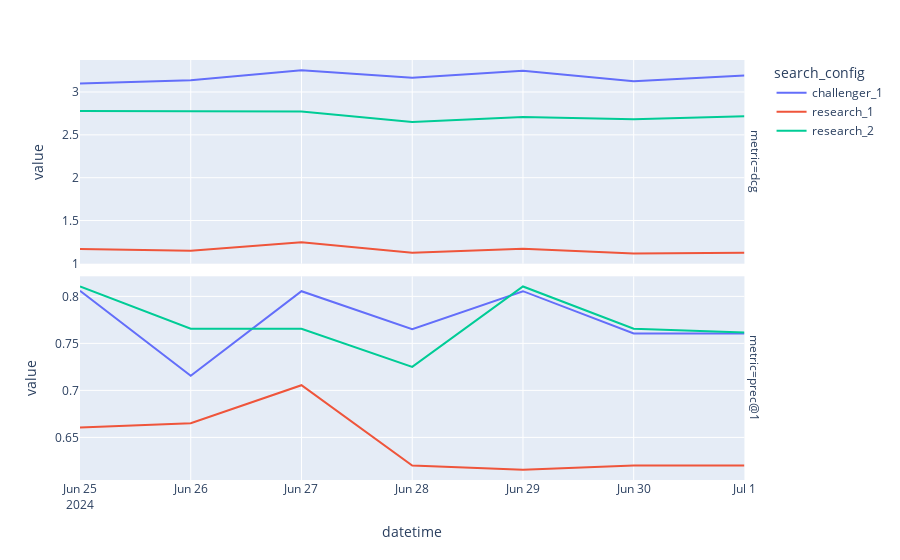

Notebook code cell kept with this figure:
### Markdown cell above
## Evaluating multiple search configurations

### Code cell
sel = df_metrics.search_config.isin(["research_1", "research_2", "challenger_1"])
sel = sel & (df_metrics.metric.isin(["prec@1", "dcg"]))
cols = ["search_config", "datetime", "metric"]
df = df_metrics[sel][cols + ["value"]].groupby(cols).mean().reset_index()

fig = px.line(df, x="datetime", y="value", color="search_config", facet_row="metric")
fig.update_yaxes(matches=None)
fig

### Figure 1 — Plotly figure (JSON) as saved in the notebook; plotly's stock layout.template omitted (floating-point values rounded to 4 significant figures)
{"data": [{"hovertemplate": "search_config=challenger_1<br>metric=dcg<br>datetime=%{x}<br>value=%{y}<extra></extra>", "legendgroup": "challenger_1", "line": {"color": "#636efa", "dash": "solid"}, "marker": {"symbol": "circle"}, "mode": "lines", "name": "challenger_1", "orientation": "v", "showlegend": true, "type": "scatter", "x": ["2024-06-25T00:00:00", "2024-06-26T00:00:00", "2024-06-27T00:00:00", "2024-06-28T00:00:00", "2024-06-29T00:00:00", "2024-06-30T00:00:00", "2024-07-01T00:00:00"], "xaxis": "x2", "y": [3.099, 3.139, 3.255, 3.167, 3.248, 3.126, 3.193], "yaxis": "y2"}, {"hovertemplate": "search_config=challenger_1<br>metric=prec@1<br>datetime=%{x}<br>value=%{y}<extra></extra>", "legendgroup": "challenger_1", "line": {"color": "#636efa", "dash": "solid"}, "marker": {"symbol": "circle"}, "mode": "lines", "name": "challenger_1", "orientation": "v", "showlegend": false, "type": "scatter", "x": ["2024-06-25T00:00:00", "2024-06-26T00:00:00", "2024-06-27T00:00:00", "2024-06-28T00:00:00", "2024-06-29T00:00:00", "2024-06-30T00:00:00", "2024-07-01T00:00:00"], "xaxis": "x", "y": [0.806, 0.7155, 0.8055, 0.765, 0.8055, 0.7605, 0.7605], "yaxis": "y"}, {"hovertemplate": "search_config=research_1<br>metric=dcg<br>datetime=%{x}<br>value=%{y}<extra></extra>", "legendgroup": "research_1", "line": {"color": "#EF553B", "dash": "solid"}, "marker": {"symbol": "circle"}, "mode": "lines", "name": "research_1", "orientation": "v", "showlegend": true, "type": "scatter", "x": ["2024-06-25T00:00:00", "2024-06-26T00:00:00", "2024-06-27T00:00:00", "2024-06-28T00:00:00", "2024-06-29T00:00:00", "2024-06-30T00:00:00", "2024-07-01T00:00:00"], "xaxis": "x2", "y": [1.168, 1.148, 1.246, 1.125, 1.171, 1.115, 1.125], "yaxis": "y2"}, {"hovertemplate": "search_config=research_1<br>metric=prec@1<br>datetime=%{x}<br>value=%{y}<extra></extra>", "legendgroup": "research_1", "line": {"color": "#EF553B", "dash": "solid"}, "marker": {"symbol": "circle"}, "mode": "lines", "name": "research_1", "orientation": "v", "showlegend": false, "type": "scatter", "x": ["2024-06-25T00:00:00", "2024-06-26T00:00:00", "2024-06-27T00:00:00", "2024-06-28T00:00:00", "2024-06-29T00:00:00", "2024-06-30T00:00:00", "2024-07-01T00:00:00"], "xaxis": "x", "y": [0.6605, 0.665, 0.7055, 0.62, 0.6155, 0.62, 0.62], "yaxis": "y"}, {"hovertemplate": "search_config=research_2<br>metric=dcg<br>datetime=%{x}<br>value=%{y}<extra></extra>", "legendgroup": "research_2", "line": {"color": "#00cc96", "dash": "solid"}, "marker": {"symbol": "circle"}, "mode": "lines", "name": "research_2", "orientation": "v", "showlegend": true, "type": "scatter", "x": ["2024-06-25T00:00:00", "2024-06-26T00:00:00", "2024-06-27T00:00:00", "2024-06-28T00:00:00", "2024-06-29T00:00:00", "2024-06-30T00:00:00", "2024-07-01T00:00:00"], "xaxis": "x2", "y": [2.779, 2.778, 2.771, 2.649, 2.708, 2.683, 2.718], "yaxis": "y2"}, {"hovertemplate": "search_config=research_2<br>metric=prec@1<br>datetime=%{x}<br>value=%{y}<extra></extra>", "legendgroup": "research_2", "line": {"color": "#00cc96", "dash": "solid"}, "marker": {"symbol": "circle"}, "mode": "lines", "name": "research_2", "orientation": "v", "showlegend": false, "type": "scatter", "x": ["2024-06-25T00:00:00", "2024-06-26T00:00:00", "2024-06-27T00:00:00", "2024-06-28T00:00:00", "2024-06-29T00:00:00", "2024-06-30T00:00:00", "2024-07-01T00:00:00"], "xaxis": "x", "y": [0.8105, 0.7655, 0.7655, 0.725, 0.8105, 0.7655, 0.7615], "yaxis": "y"}], "layout": {"annotations": [{"font": {}, "showarrow": false, "text": "metric=prec@1", "textangle": 90, "x": 0.98, "xanchor": "left", "xref": "paper", "y": 0.2425, "yanchor": "middle", "yref": "paper"}, {"font": {}, "showarrow": false, "text": "metric=dcg", "textangle": 90, "x": 0.98, "xanchor": "left", "xref": "paper", "y": 0.7575, "yanchor": "middle", "yref": "paper"}], "legend": {"title": {"text": "search_config"}, "tracegroupgap": 0}, "margin": {"t": 60}, "xaxis": {"anchor": "y", "domain": [0, 0.98], "title": {"text": "datetime"}}, "xaxis2": {"anchor": "y2", "domain": [0, 0.98], "matches": "x", "showticklabels": false}, "yaxis": {"anchor": "x", "domain": [0, 0.485], "title": {"text": "value"}}, "yaxis2": {"anchor": "x2", "domain": [0.515, 1], "title": {"text": "value"}}}}
